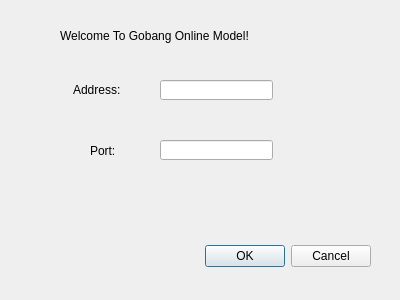
<?xml version="1.0" encoding="UTF-8"?>
<ui version="4.0">
 <class>login_dialog</class>
 <widget class="QDialog" name="login_dialog">
  <property name="geometry">
   <rect>
    <x>0</x>
    <y>0</y>
    <width>400</width>
    <height>300</height>
   </rect>
  </property>
  <property name="windowTitle">
   <string>Dialog</string>
  </property>
  <widget class="QDialogButtonBox" name="buttonBox">
   <property name="geometry">
    <rect>
     <x>30</x>
     <y>240</y>
     <width>341</width>
     <height>32</height>
    </rect>
   </property>
   <property name="orientation">
    <enum>Qt::Horizontal</enum>
   </property>
   <property name="standardButtons">
    <set>QDialogButtonBox::Cancel|QDialogButtonBox::Ok</set>
   </property>
  </widget>
  <widget class="QLineEdit" name="AddressInput">
   <property name="geometry">
    <rect>
     <x>160</x>
     <y>80</y>
     <width>113</width>
     <height>20</height>
    </rect>
   </property>
  </widget>
  <widget class="QLabel" name="label">
   <property name="geometry">
    <rect>
     <x>73</x>
     <y>80</y>
     <width>51</width>
     <height>20</height>
    </rect>
   </property>
   <property name="text">
    <string>Address:</string>
   </property>
  </widget>
  <widget class="QLineEdit" name="PortInput">
   <property name="geometry">
    <rect>
     <x>160</x>
     <y>140</y>
     <width>113</width>
     <height>20</height>
    </rect>
   </property>
  </widget>
  <widget class="QLabel" name="label_2">
   <property name="geometry">
    <rect>
     <x>90</x>
     <y>140</y>
     <width>51</width>
     <height>21</height>
    </rect>
   </property>
   <property name="text">
    <string>Port:</string>
   </property>
  </widget>
  <widget class="QLabel" name="label_3">
   <property name="geometry">
    <rect>
     <x>60</x>
     <y>20</y>
     <width>221</width>
     <height>31</height>
    </rect>
   </property>
   <property name="text">
    <string>Welcome To Gobang Online Model!</string>
   </property>
  </widget>
 </widget>
 <resources/>
 <connections>
  <connection>
   <sender>buttonBox</sender>
   <signal>accepted()</signal>
   <receiver>login_dialog</receiver>
   <slot>accept()</slot>
   <hints>
    <hint type="sourcelabel">
     <x>248</x>
     <y>254</y>
    </hint>
    <hint type="destinationlabel">
     <x>157</x>
     <y>274</y>
    </hint>
   </hints>
  </connection>
  <connection>
   <sender>buttonBox</sender>
   <signal>rejected()</signal>
   <receiver>login_dialog</receiver>
   <slot>reject()</slot>
   <hints>
    <hint type="sourcelabel">
     <x>316</x>
     <y>260</y>
    </hint>
    <hint type="destinationlabel">
     <x>286</x>
     <y>274</y>
    </hint>
   </hints>
  </connection>
 </connections>
</ui>
